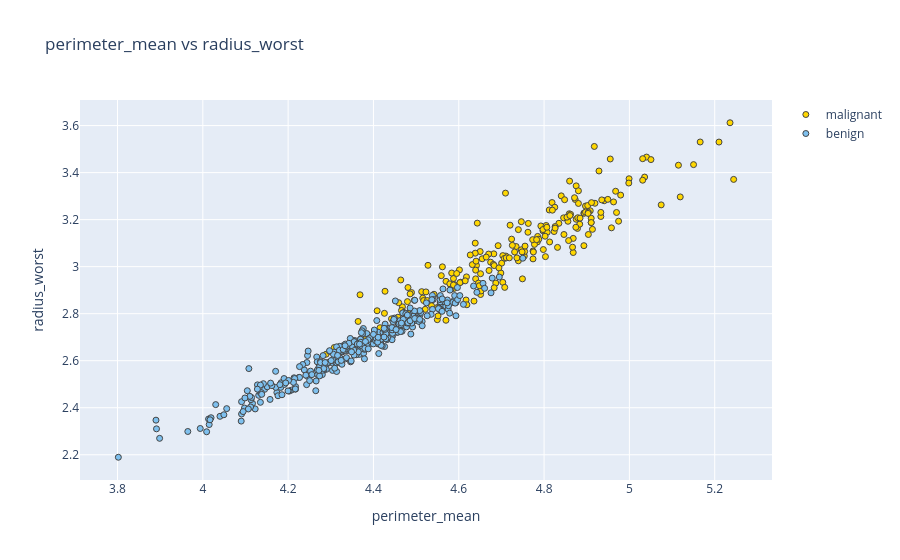

Notebook code for this chart:
### Code cell
plot_feat1_feat2('perimeter_mean','radius_worst')
# plot_feat1_feat2('area_mean','radius_worst')
# plot_feat1_feat2('texture_mean','texture_worst')
# plot_feat1_feat2('area_worst','radius_worst')


# # uncorrelated features
# plot_feat1_feat2('smoothness_mean','texture_mean')
# plot_feat1_feat2('radius_mean','fractal_dimension_worst')
# plot_feat1_feat2('texture_mean','symmetry_mean')
# plot_feat1_feat2('texture_mean','symmetry_se')

### Figure 1 — Plotly figure (JSON) as saved in the notebook; plotly's stock layout.template omitted (floating-point values rounded to 4 significant figures; data arrays with more than 128 entries replaced by an {"elided": "..."} marker saying what was removed)
{"data": [{"marker": {"color": "#FFD700", "line": {"width": 1}}, "mode": "markers", "name": "malignant", "type": "scatter", "x": {"elided": "212 float values"}, "y": {"elided": "212 float values"}}, {"marker": {"color": "#7EC0EE", "line": {"width": 1}}, "mode": "markers", "name": "benign", "type": "scatter", "x": {"elided": "357 float values"}, "y": {"elided": "357 float values"}}], "layout": {"title": {"text": "perimeter_mean vs radius_worst"}, "xaxis": {"title": {"text": "perimeter_mean"}, "zeroline": false}, "yaxis": {"title": {"text": "radius_worst"}, "zeroline": false}}}
